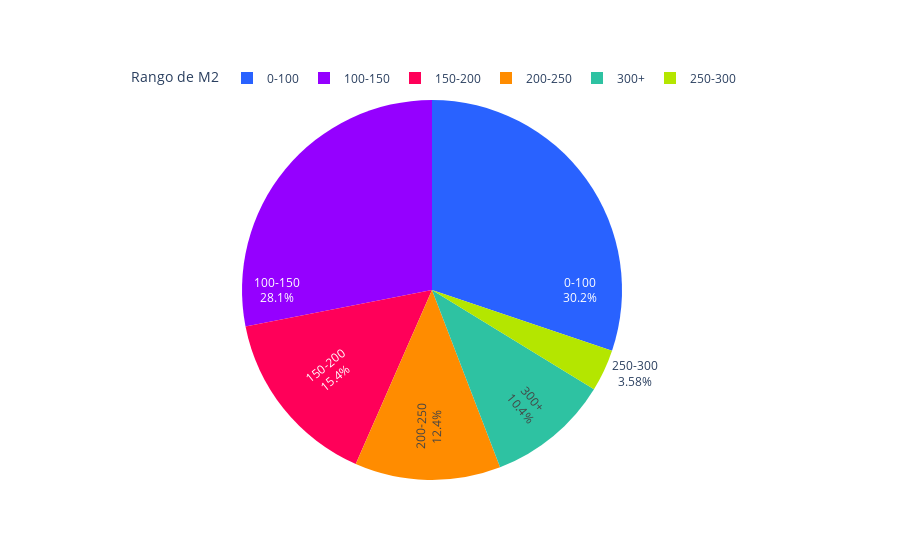

Here is the notebook cell this chart was saved with:
### Code cell
def sumar_tablas(dataframes_list):
    tabla_suma = None
    
    for df in dataframes_list:
        tabla_actual = df.groupby(['Metros_construido', 'segmento']).size().unstack(fill_value=0)
        
        if tabla_suma is None:
            tabla_suma = tabla_actual
        else:
            tabla_suma = tabla_suma.add(tabla_actual, fill_value=0)
    
    print("Tabla general de frecuencia:")
    print(tabla_suma)
    
    fig = graficar_tabla(tabla_suma)
    
    # Guardar la gráfica como archivo HTML
    guardar_grafico_como_html(fig, 'g_pie_dist_m2_construidos_tulancingo', carpeta='graficas')
    
    return fig

colores = ['#2962ff', '#9500ff', '#ff0059', '#ff8c00', '#b4e600', '#2EC2A2','#E50CB6','#4225CF','#2CBA4D']

def graficar_tabla(tabla):
    # Sumar los valores por 'm2_contruido' para obtener el total por rango de M2
    suma_por_m2 = tabla.sum(axis=1)
    
    fig = go.Figure(data=[go.Pie(
        labels=suma_por_m2.index.astype(str),
        values=suma_por_m2.values,
        marker=dict(colors=colores),
        textinfo='label+percent',
        insidetextorientation='radial'
    )])
    
    fig.update_layout(
        # title="Distribución de M2 construidos",
        legend_title="Rango de M2",
        barmode='group',
        legend=dict(
            orientation='h',  # Orientación horizontal de la leyenda
            yanchor='bottom',  # Anclar al borde inferior
            y=1.02,  # Colocar la leyenda justo debajo del gráfico
            xanchor='right',
            x=1
        ),
        plot_bgcolor='rgba(0,0,0,0)'  # Color de fondo del gráfico
    )    
    
    fig.show()
    return fig

def guardar_grafico_como_html(fig, nombre_archivo, carpeta='graficas'):
    # Crear la carpeta si no existe
    if not os.path.exists(carpeta):
        os.makedirs(carpeta)
    
    # Guardar la gráfica como archivo HTML en la carpeta especificada
    pio.write_html(fig, f'{carpeta}/{nombre_archivo}.html')
    # pio.write_html(fig, f'{carpeta}/{nombre_archivo}.png')

# Suponiendo que ya tienes una lista de DataFrames llamada `dataframes_list`
fig1 = sumar_tablas(dataframes_list)

### Figure 1 — Plotly figure (JSON) as saved in the notebook; plotly's stock layout.template omitted (floating-point values rounded to 4 significant figures)
{"data": [{"insidetextorientation": "radial", "labels": ["0-100", "100-150", "150-200", "200-250", "250-300", "300+"], "marker": {"colors": ["#2962ff", "#9500ff", "#ff0059", "#ff8c00", "#b4e600", "#2EC2A2", "#E50CB6", "#4225CF", "#2CBA4D"]}, "textinfo": "label+percent", "type": "pie", "values": [287, 267, 146, 118, 34, 99]}], "layout": {"barmode": "group", "legend": {"orientation": "h", "title": {"text": "Rango de M2"}, "x": 1, "xanchor": "right", "y": 1.02, "yanchor": "bottom"}, "plot_bgcolor": "rgba(0,0,0,0)"}}
